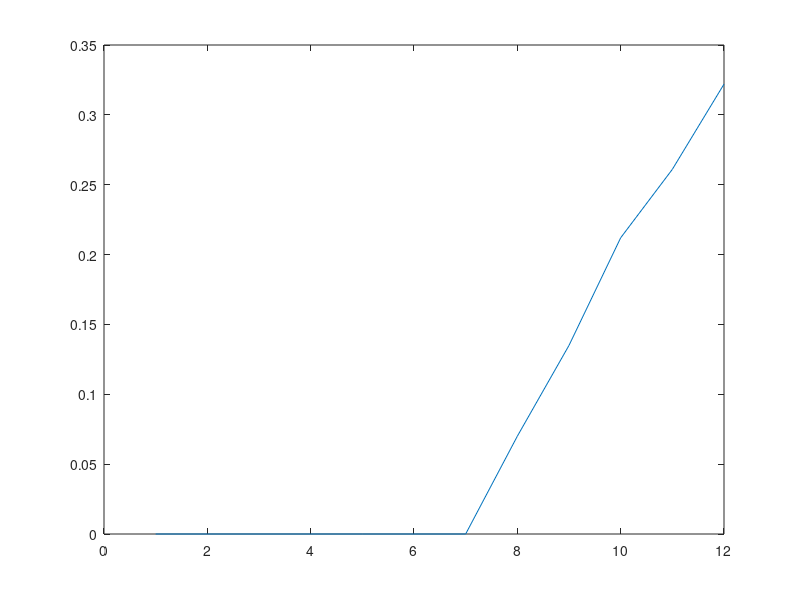

Reproduce this figure in MATLAB.

clear all
%Model Parameters
phi_p = 0.1;
phi_g=0.3;
gamma=0.97% rate of change of primacy gradient across groups
sigma_gp=0.02%
sigma_v=0.005;
rho=0.3;
theta=0.003;

% experimental details
nTrials=1000;
listlength=12;
possGroupSize=1:5;

v=zeros(nTrials, listlength); % this can be easily pre-allocated, so should be
    recalled_item=zeros(nTrials,1);

N_O=0; % counter for non recalled items
for t=1:nTrials
    
    r=zeros(1,listlength); 
    % Set the group sizes
    % moved following here
    %numGroups = 4; % number of groups - did we decide that there needed to be 4
    % or should this be random too?
    %    groupSize=randsample(possGroupSize,numGroups,true);
    %     while (sum(groupSize)>listlength || sum(groupSize)<listlength)
    %         groupSize=randsample(possGroupSize,numGroups,true);
    %     end
    
    
    % Here is what happens in model
    % We generated a longish vector of group sizes, then find first
    % group that takes us beyond list length. We truncate that group
    % and use only the groups we need
    
    % completely random
    groupSize=randsample(possGroupSize,listlength,true);
    
    % or constant within list, but varies across lists
    %groupSize=repmat(randsample(possGroupSize,1,true),1,listlength);
    
    cumulz = cumsum(groupSize);
    numGroups = find(cumulz>=listlength, 1, 'first'); % finds first instance
    groupSize(numGroups) = listlength-cumulz(numGroups-1);
    groupSize = groupSize(1:numGroups);
    
    % make group markers
    
    gContext = [];
    pContext = [];
    
    for gz=1:length(groupSize)
        gContext = [gContext repmat(gz,1,groupSize(gz))];
        pContext = [pContext linspace(0,1,groupSize(gz))];
    end
    item_probe=listlength-(groupSize(numGroups))+1; % want to probe for first item of last group
    % (what you had was close)
    
    v_GV = phi_g.^abs(gContext(item_probe)-gContext);
    v_PV = phi_p.^abs(pContext(item_probe)-pContext);
    
    % sum group and item vectors
    t_v = rho*v_GV + (1-rho)*v_PV;
    v(t,:)=t_v;
    %Next step: implement item recall;
    %for the moment, just assume recall of a single item using first item/last group as cue.
    %Take average of the recalls, which will effectively be a first recall probability function.
    

    N=randn(1,listlength)*sigma_v;
    a=(t_v+N).*(1-r);
        %a(t,:)=(v(t,:)+N)*(1-r(t,:));

    % activation of two highest items
    % largest
[max_value,max_idx] = max(a);  
a(max_idx) = NaN; 
second_max = max(a);  
a = max_value;    


diff=max_value-second_max;
if diff>theta
    recalled_item(t)=max_idx;
end
end

% I tried to vectorise this but I'm not sure it's possible with "find"
for i=1:listlength;
    prop(i)=numel(find(recalled_item==i))/nTrials;
end

plot(1:i,prop)

Av_v=mean(v);
Av_a=mean(a);





% simulation with variable group sizes
% simulate individual trials (list=12) 100 trials
% on each trial you will have a different v (put into maxtrix)
% within the trial (ie 12 items) have different size groups
% group size vector uniform distrubution from 1-5
% look at paper to see how done in paper
% known list length


% noisy retrieval
